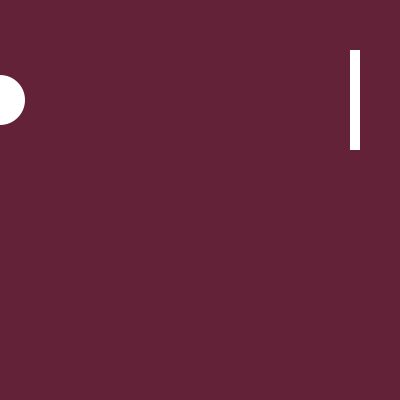
Frame 1 (no input)
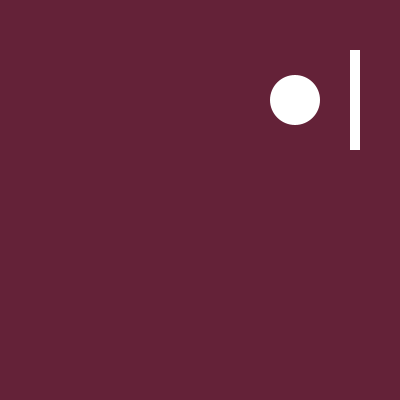
Frame 60 (the mouse pressed at the canvas centre just before this capture)
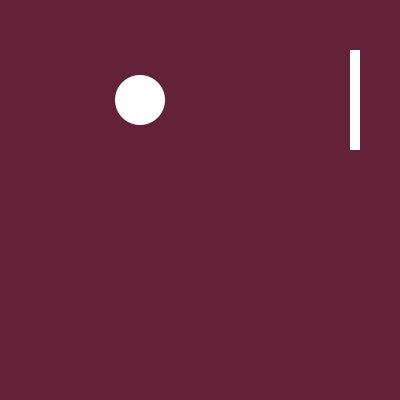
Frame 120 (the mouse held since frame 60 and released just before this capture)

The Processing sketch that drew these frames (run headless with seeded random() and noise(); from frame 60 on, the mouse is pressed at the canvas centre):

// Processing sketch: program
// ── program.pde
// Basic Batting Game

boolean ballRight = true;
boolean paddleMoving = false;
int ballX = 0;
float rotatePaddle = 0.0;


void setup ()
{
        size(400,400);
        noStroke();
}

void draw() {
        background(100, 34, 56);
        fill(300, 350, 255);
        ellipse(ballX, 100, 50, 50);
        
        if(ballRight) ballX +=5;
        else
        {
          ballX +=-5;
        }
        
        if(paddleMoving) rotatePaddle += 0.05;

        translate(350,50);
        rotate(rotatePaddle);
        rect(0, 0, 10, 100);
        
        if(keyPressed && keyCode == LEFT) // ball is moving
        {
           paddleMoving = true;
        }
        
        if(rotatePaddle >= HALF_PI) 
        {
          paddleMoving = false;
        }
        
        
        if(paddleMoving && (ballX > 300 && ballX < 350))
        {
          ballRight = false;
        }
        
        
        if(ballRight && ballX > 400)
        {
          ballX = -50;
                    rotatePaddle = 0.0;

        }
        if(!ballRight && ballX < -50)
        {
          ballRight = true;
          rotatePaddle = 0.0;
        }
        
        
      
}        
                
